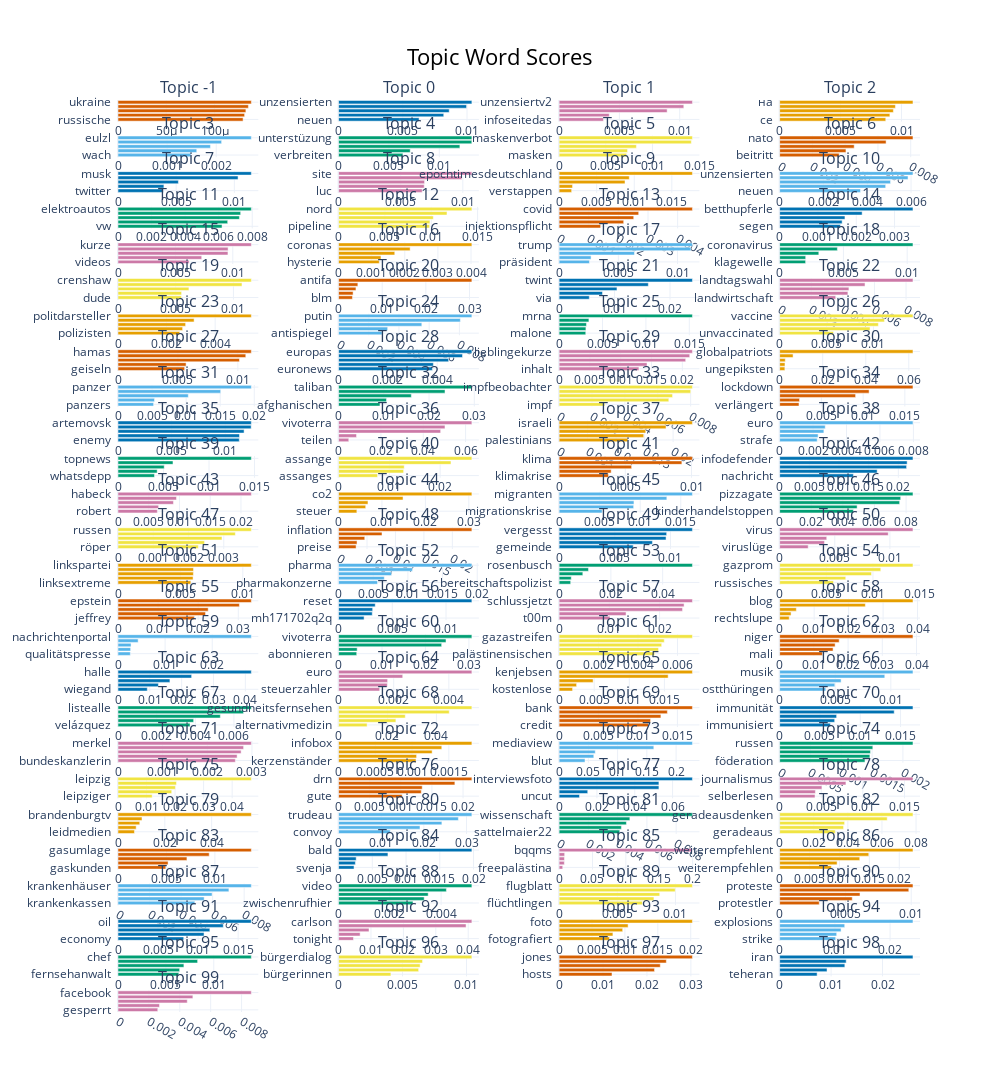

Notebook code for this chart:
### Code cell
# Assuming topic_model is your BERTopic model
topic_freq = topic_model.get_topic_info()

# Filter for the first 100 topics, excluding the -1 (outlier) topic if you wish
filtered_topic_freq = topic_freq.head(101)  # Includes the -1 topic by default

# Visualize the bar chart
topic_model.visualize_barchart(top_n_topics=100, topics=filtered_topic_freq['Topic'].tolist())
